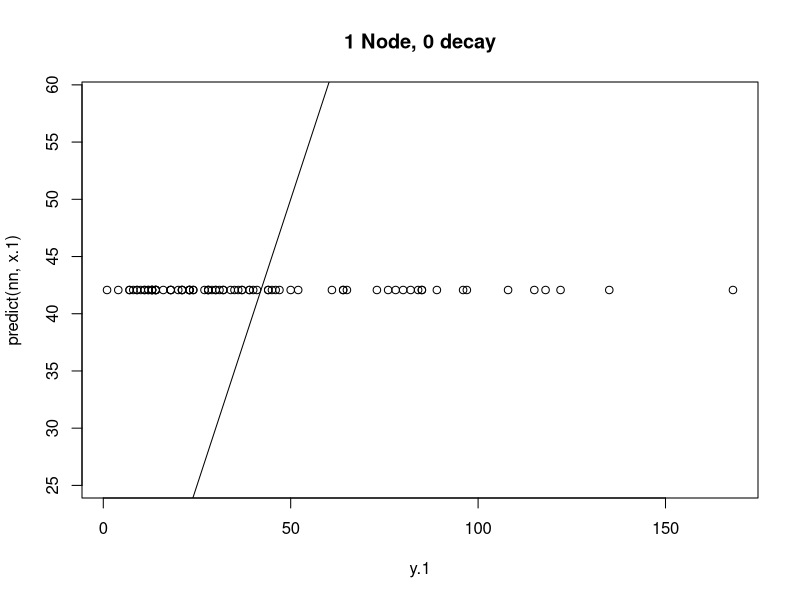
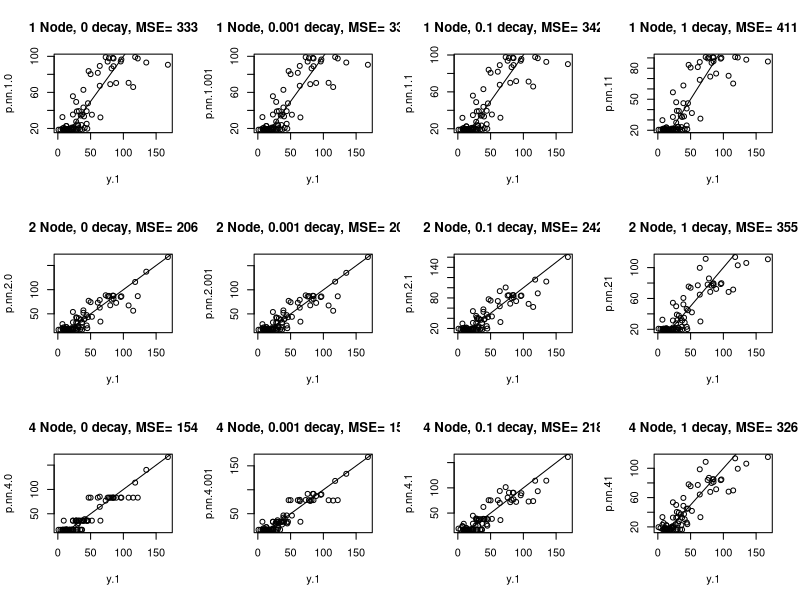
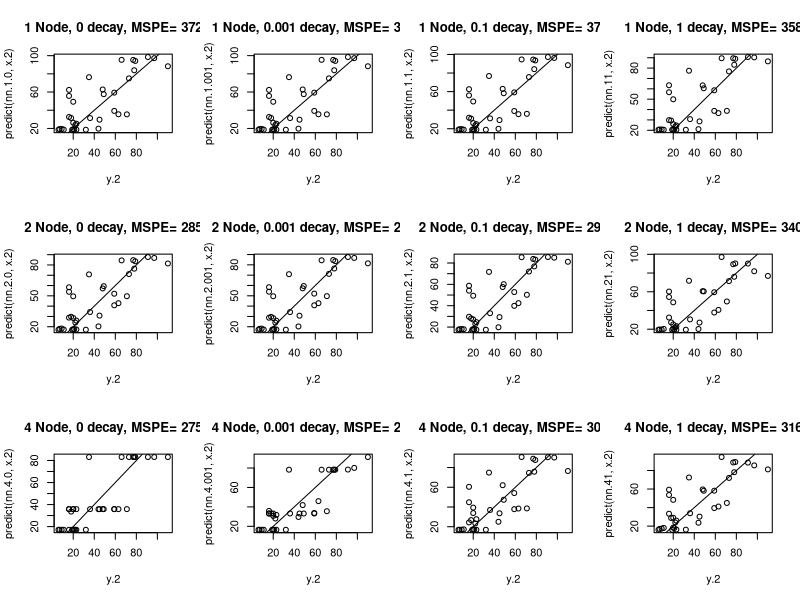
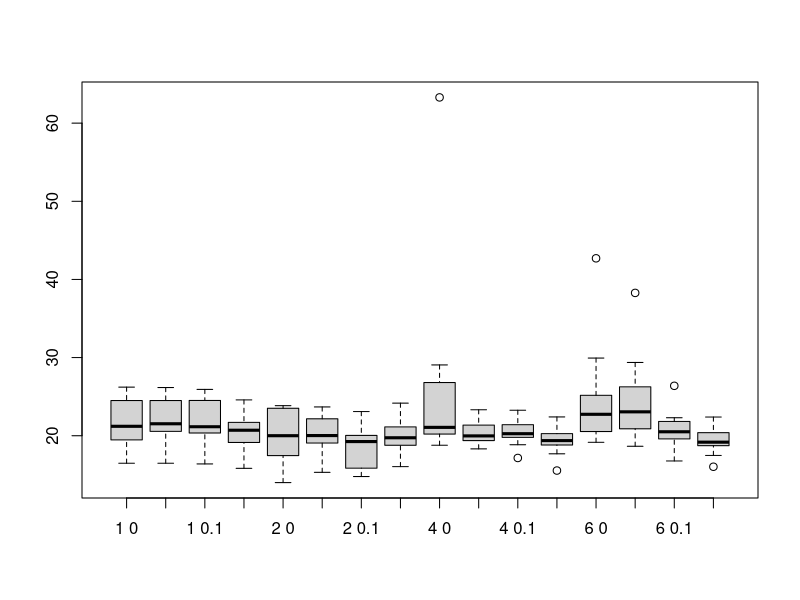
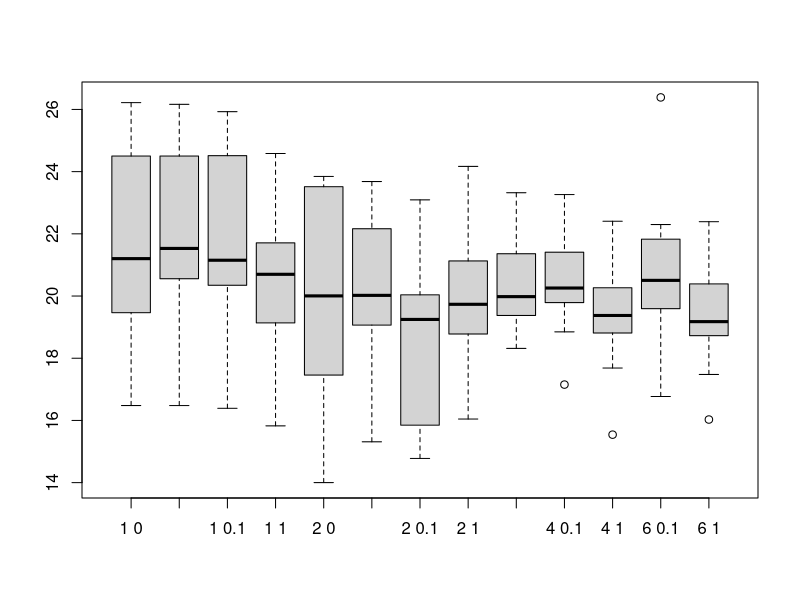
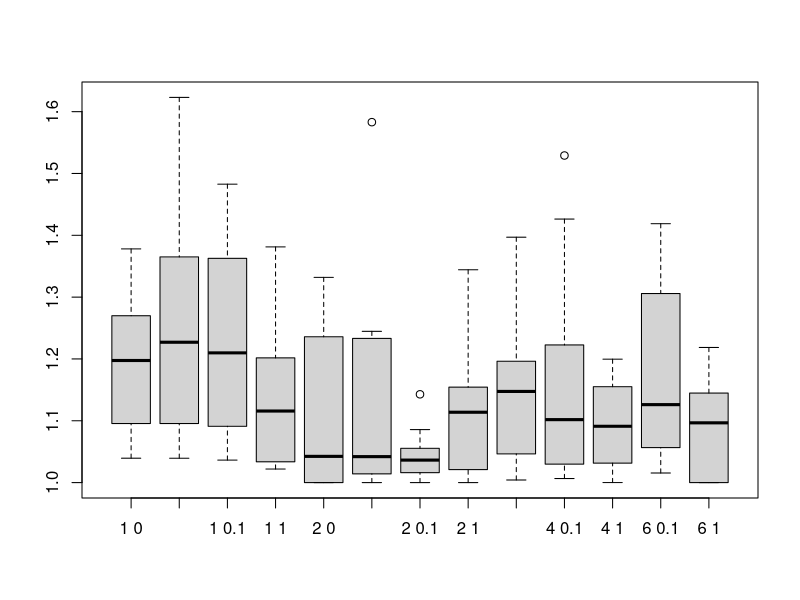
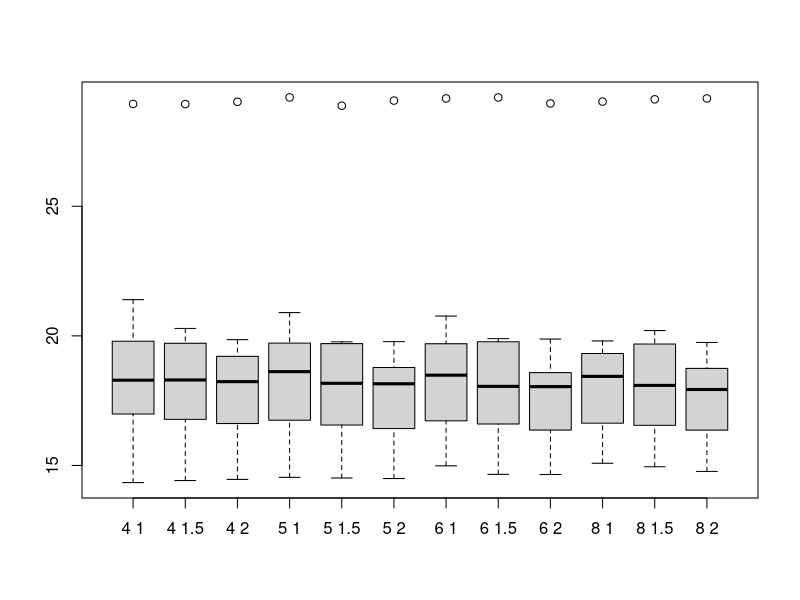
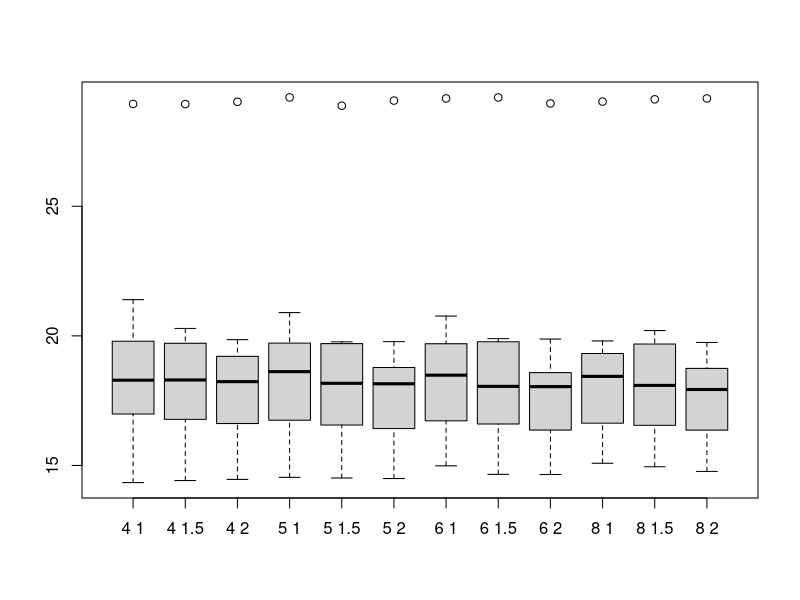

Write the R code that produced these figures, in order.
#Neural nets for Air Quality Data
#  This program is long and complicated.  
#    First, we run one NN.  Explore it several times and 
#      see how much the results can vary from random initial values.
#    Then we run a series of NNs using different tuning parameters.  
#      We run each NN 50 times to make sure that we can capture the best 
#      model that those settings can provide.
#    Last, we create a bootstrap loop that creates data splits with replacement, 
#      cycles through a series of tuning parameters, computes the test error 
#      on the omitted data, and produces box plots of the results.  
#
# nnet() performs better is the training data are scaled to lie between 0 and 1.
#   It gets estimates either way, but they are unreliable on unscaled data
#

library(nnet)

aq <- na.omit(airquality[,c("Ozone","Wind","Temp")])

set.seed(298192001)
# Split on a fixed sample size.  Different 
train <- sample(x=1:nrow(aq), size = .7*nrow(aq), replace = FALSE)
x.1.unscaled <- aq[train, 2:3]
y.1 <- aq[train,1]
x.2.unscaled <- aq[-train, 2:3]
y.2 <- aq[-train,1]

# Function that rescales x1 to x2's min and max
# If applied to itself, produces data scaled to lie within [0,1].

rescale <- function(x1,x2){
  for(col in 1:ncol(x1)){
    a <- min(x2[,col])
    b <- max(x2[,col])
    x1[,col] <- (x1[,col]-a)/(b-a)
  }
  x1
}

x.1 <- rescale(x.1.unscaled, x.1.unscaled)
#Prove that it worked
apply(X=x.1, MARGIN=2, FUN=min)
apply(X=x.1, MARGIN=2, FUN=max)
x.2 <- rescale(x.2.unscaled, x.1.unscaled)
#Prove that it worked, but does not perfectly scale test set
apply(X=x.2, MARGIN=2, FUN=min)
apply(X=x.2, MARGIN=2, FUN=max)

###########################################################################
# First using nnet::nnet.  This function can do regression or classification.
#  Only allows one hidden layer.  
#  For regression, default is loss function RSS, logistic activation functon, 
#     linear output function (MUST SPECIFY "linout=TRUE"), ONE hidden layer, 
#     generate initial weights randomly, NO SHRINKAGE ("weight decay") 
# Recommend shrinkage between .01 and .0001 (Venables and Ripley 2002, Sec 8.10)
###########################################################################

# Single run, try this repeatedly
nn <- nnet(y=y.1, x=x.1, linout=TRUE, size=1, maxit=500)
(MSE <- nn$value/nrow(x.1))
(MSPE <- mean((y.2 - predict(nn, x.2))^2))
#  Show weights: "b" means intercept, "i" is "input variable"
#   "h" is hidden node, and "o" is "output variable"
summary(nn)
plot(x=y.1, y=predict(nn, x.1), main="1 Node, 0 decay")
abline(a=0,b=1)


win.graph(h=12,w=16, pointsize=9)
par(mfrow=c(3,4))
# Run 50 times and select model with best *training error*

### 1 node
MSE.in1.0 <- 9e99
for(i in 1:50){
  nn <- nnet(y=y.1, x=x.1, linout=TRUE, size=1, maxit=500)
  MSE <- nn$value/nrow(x.1)
  if(MSE < MSE.in1.0){ 
    MSE.in1.0 <- MSE
    nn.1.0 <- nn
  }
}
MSE.in1.0
p.nn.1.0 <- predict(nn.1.0, x.1)
MSPE.1.0 <- mean((y.2 - predict(nn.1.0,x.2))^2)
plot(x=y.1, y=p.nn.1.0, main=paste("1 Node, 0 decay, MSE=",round(MSE.in1.0)))
abline(a=0,b=1)

# Add small shrinkage
### 1 node
MSE.in1.001 <- 9e99
for(i in 1:50){
  nn <- nnet(y=y.1, x=x.1, linout=TRUE, size=1, decay=0.001, maxit=500)
  MSE <- nn$value/nrow(x.1)
  if(MSE < MSE.in1.001){ 
    MSE.in1.001 <- MSE
    nn.1.001 <- nn
  }
}
MSE.in1.001
p.nn.1.001 <- predict(nn.1.001, x.1)
MSPE.1.001 <- mean((y.2 - predict(nn.1.001,x.2))^2)
plot(x=y.1, y=p.nn.1.001, main=paste("1 Node, 0.001 decay, MSE=",round(MSE.in1.001)))
abline(a=0,b=1)


# Add larger shrinkage
### 1 node
MSE.in1.1 <- 9e99
for(i in 1:50){
  nn <- nnet(y=y.1, x=x.1, linout=TRUE, size=1, decay=0.1, maxit=500)
  MSE <- nn$value/nrow(x.1)
  if(MSE < MSE.in1.1){ 
    MSE.in1.1 <- MSE
    nn.1.1 <- nn
  }
}
MSE.in1.1
p.nn.1.1 <- predict(nn.1.1, x.1)
MSPE.1.1 <- mean((y.2 - predict(nn.1.1,x.2))^2)
plot(x=y.1, y=p.nn.1.1, main=paste("1 Node, 0.1 decay, MSE=",round(MSE.in1.1)))
abline(a=0,b=1)


# Add large shrinkage
### 1 node
MSE.in11 <- 9e99
for(i in 1:50){
  nn <- nnet(y=y.1, x=x.1, linout=TRUE, size=1, decay=1, maxit=500)
  MSE <- nn$value/nrow(x.1)
  if(MSE < MSE.in11){ 
    MSE.in11 <- MSE
    nn.11 <- nn
  }
}
MSE.in11
p.nn.11 <- predict(nn.11, x.1)
MSPE.11 <- mean((y.2 - predict(nn.11,x.2))^2)
plot(x=y.1, y=p.nn.11, main=paste("1 Node, 1 decay, MSE=",round(MSE.in11)))
abline(a=0,b=1)

### 2 node
MSE.in2.0 <- 9e99
for(i in 1:50){
  nn <- nnet(y=y.1, x=x.1, linout=TRUE, size=2, maxit=500)
  MSE <- nn$value/nrow(x.1)
  if(MSE < MSE.in2.0){ 
    MSE.in2.0 <- MSE
    nn.2.0 <- nn
  }
}
MSE.in2.0
p.nn.2.0 <- predict(nn.2.0, x.1)
MSPE.2.0 <- mean((y.2 - predict(nn.2.0,x.2))^2)
plot(x=y.1, y=p.nn.2.0, main=paste("2 Node, 0 decay, MSE=",round(MSE.in2.0)))
abline(a=0,b=1)

# Add small shrinkage
### 2 node
MSE.in2.001 <- 9e99
for(i in 1:50){
  nn <- nnet(y=y.1, x=x.1, linout=TRUE, size=2, decay=0.001, maxit=500)
  MSE <- nn$value/nrow(x.1)
  if(MSE < MSE.in2.001){ 
    MSE.in2.001 <- MSE
    nn.2.001 <- nn
  }
}
MSE.in2.001
p.nn.2.001 <- predict(nn.2.001, x.1)
MSPE.2.001 <- mean((y.2 - predict(nn.2.001,x.2))^2)
plot(x=y.1, y=p.nn.2.001, main=paste("2 Node, 0.001 decay, MSE=",round(MSE.in2.001)))
abline(a=0,b=1)


# Add larger shrinkage
### 2 node
MSE.in2.1 <- 9e99
for(i in 1:50){
  nn <- nnet(y=y.1, x=x.1, linout=TRUE, size=2, decay=0.1, maxit=500)
  MSE <- nn$value/nrow(x.1)
  if(MSE < MSE.in2.1){ 
    MSE.in2.1 <- MSE
    nn.2.1 <- nn
  }
}
MSE.in2.1
p.nn.2.1 <- predict(nn.2.1, x.1)
MSPE.2.1 <- mean((y.2 - predict(nn.2.1,x.2))^2)
plot(x=y.1, y=p.nn.2.1, main=paste("2 Node, 0.1 decay, MSE=",round(MSE.in2.1)))
abline(a=0,b=1)


# Add large shrinkage
### 2 node
MSE.in21 <- 9e99
for(i in 1:50){
  nn <- nnet(y=y.1, x=x.1, linout=TRUE, size=2, decay=1, maxit=500)
  MSE <- nn$value/nrow(x.1)
  if(MSE < MSE.in21){ 
    MSE.in21 <- MSE
    nn.21 <- nn
  }
}
MSE.in21
p.nn.21 <- predict(nn.21, x.1)
MSPE.21 <- mean((y.2 - predict(nn.21,x.2))^2)
plot(x=y.1, y=p.nn.21, main=paste("2 Node, 1 decay, MSE=",round(MSE.in21)))
abline(a=0,b=1)

### 4 node
MSE.in4.0 <- 9e99
for(i in 1:50){
  nn <- nnet(y=y.1, x=x.1, linout=TRUE, size=4, maxit=500)
  MSE <- nn$value/nrow(x.1)
  if(MSE < MSE.in4.0){ 
    MSE.in4.0 <- MSE
    nn.4.0 <- nn
  }
}
MSE.in4.0
p.nn.4.0 <- predict(nn.4.0, x.1)
MSPE.4.0 <- mean((y.2 - predict(nn.4.0,x.2))^2)
plot(x=y.1, y=p.nn.4.0, main=paste("4 Node, 0 decay, MSE=",round(MSE.in4.0)))
abline(a=0,b=1)

# Add small shrinkage
### 4 node
MSE.in4.001 <- 9e99
for(i in 1:50){
  nn <- nnet(y=y.1, x=x.1, linout=TRUE, size=4, decay=0.001, maxit=500)
  MSE <- nn$value/nrow(x.1)
  if(MSE < MSE.in4.001){ 
    MSE.in4.001 <- MSE
    nn.4.001 <- nn

  }
}
MSE.in4.001
p.nn.4.001 <- predict(nn.4.001, x.1)
MSPE.4.001 <- mean((y.2 - predict(nn.4.001,x.2))^2)
plot(x=y.1, y=p.nn.4.001, main=paste("4 Node, 0.001 decay, MSE=",round(MSE.in4.001)))
abline(a=0,b=1)


# Add larger shrinkage
### 4 node
MSE.in4.1 <- 9e99
for(i in 1:50){
  nn <- nnet(y=y.1, x=x.1, linout=TRUE, size=4, decay=0.1, maxit=500)
  MSE <- nn$value/nrow(x.1)
  if(MSE < MSE.in4.1){ 
    MSE.in4.1 <- MSE
    nn.4.1 <- nn
  }
}
MSE.in4.1
p.nn.4.1 <- predict(nn.4.1, x.1)
MSPE.4.1 <- mean((y.2 - predict(nn.4.1,x.2))^2)
plot(x=y.1, y=p.nn.4.1, main=paste("4 Node, 0.1 decay, MSE=",round(MSE.in4.1)))
abline(a=0,b=1)


# Add large shrinkage
### 4 node
MSE.in41 <- 9e99
for(i in 1:50){
  nn <- nnet(y=y.1, x=x.1, linout=TRUE, size=4, decay=1, maxit=500)
  MSE <- nn$value/nrow(x.1)
  if(MSE < MSE.in41){ 
    MSE.in41 <- MSE
    nn.41 <- nn
  }
}
MSE.in41
p.nn.41 <- predict(nn.41, x.1)
MSPE.41 <- mean((y.2 - predict(nn.41,x.2))^2)
plot(x=y.1, y=p.nn.41, main=paste("4 Node, 1 decay, MSE=",round(MSE.in41)))
abline(a=0,b=1)

# MSPE Plot
win.graph(h=12,w=16, pointsize=9)
par(mfrow=c(3,4))


plot(x=y.2, y=predict(nn.1.0,x.2), main=paste("1 Node, 0 decay, MSPE=",round(MSPE.1.0)))
abline(a=0,b=1)
plot(x=y.2, y=predict(nn.1.001,x.2), main=paste("1 Node, 0.001 decay, MSPE=",round(MSPE.1.001)))
abline(a=0,b=1)
plot(x=y.2, y=predict(nn.1.1,x.2), main=paste("1 Node, 0.1 decay, MSPE=",round(MSPE.1.1)))
abline(a=0,b=1)
plot(x=y.2, y=predict(nn.11,x.2), main=paste("1 Node, 1 decay, MSPE=",round(MSPE.11)))
abline(a=0,b=1)
plot(x=y.2, y=predict(nn.2.0,x.2), main=paste("2 Node, 0 decay, MSPE=",round(MSPE.2.0)))
abline(a=0,b=1)
plot(x=y.2, y=predict(nn.2.001,x.2), main=paste("2 Node, 0.001 decay, MSPE=",round(MSPE.2.001)))
abline(a=0,b=1)
plot(x=y.2, y=predict(nn.2.1,x.2), main=paste("2 Node, 0.1 decay, MSPE=",round(MSPE.2.1)))
abline(a=0,b=1)
plot(x=y.2, y=predict(nn.21,x.2), main=paste("2 Node, 1 decay, MSPE=",round(MSPE.21)))
abline(a=0,b=1)
plot(x=y.2, y=predict(nn.4.0,x.2), main=paste("4 Node, 0 decay, MSPE=",round(MSPE.4.0)))
abline(a=0,b=1)
plot(x=y.2, y=predict(nn.4.001,x.2), main=paste("4 Node, 0.001 decay, MSPE=",round(MSPE.4.001)))
abline(a=0,b=1)
plot(x=y.2, y=predict(nn.4.1,x.2), main=paste("4 Node, 0.1 decay, MSPE=",round(MSPE.4.1)))
abline(a=0,b=1)
plot(x=y.2, y=predict(nn.41,x.2), main=paste("4 Node, 1 decay, MSPE=",round(MSPE.41)))
abline(a=0,b=1)


##################################################
# uSING BOOTSTRAP TO SELECT TUNING PARAMETERS
###################################################

set.seed(41891019)
reps=10 # Boot Reps, Feel free to increase this to tolerable value
nets=20 # Number of nnets per setting.  Could reduce to just a few
siz <- c(1,2,4,6)
dec <- c(0,0.001,0.1,1)
# Set up matrices to hold results. First two columns are parameter values.
#  Each column after that is a rep.
MSPR <- matrix(NA, nrow=length(siz)*length(dec), ncol=reps+2)
MSE <- matrix(NA, nrow=length(siz)*length(dec), ncol=reps+2)

# Start data resampling loop
for(r in 1:reps){
  resamp <- sample.int(n=nrow(aq), size=nrow(aq), replace=TRUE)
  x.1 <- aq[resamp,2:3]
  xr <- rescale(x.1,x.1)
  yr <- aq[resamp,1]
  x.2 <- aq[-unique(resamp),2:3]
  xp <- rescale(x.2, x.1)
  yp <- aq[-unique(resamp),1]
  # Set counter for storage of results
  qq <- 1
  # Cycle over all parameter values
  for(s in siz){
    for(d in dec){
      MSPR[qq,1:2] <- c(s,d)
      MSE[qq,1:2] <- c(s,d)
      # Run nnet and get MSPE and MSE from run
      MSEmin <- 9e99
      for(i in 1:nets){
        nn <- nnet(y=yr, x=xr, linout=TRUE, size=s, decay=d, maxit=500, trace=FALSE)
        MS <- nn$value/nrow(xr)
        if(MS < MSEmin){ 
          MSEmin <- MS
          p.min <-predict(nn, newdata=xp)
        }
      }
      # Save results in new column of matrix
      MSPR[qq, r+2] <- mean((yp - p.min)^2)
      MSE[qq, r+2] <- MSEmin
      # Increment counter for next row
      qq <- qq + 1
    }
  }
}

# Compute mean, minimum, and maximum
(MSPR.mean <- cbind(MSPR[,1:2], apply(X=MSPR[,-c(1,2)], MARGIN=1, FUN=mean)))
(MSPR.min <- cbind(MSPR[,1:2], apply(X=MSPR[,-c(1,2)], MARGIN=1, FUN=min)))
(MSPR.max <- cbind(MSPR[,1:2], apply(X=MSPR[,-c(1,2)], MARGIN=1, FUN=max)))
(MSE.mean <- cbind(MSE[,1:2], apply(X=MSE[,-c(1,2)], MARGIN=1, FUN=mean)))
(MSE.min <- cbind(MSE[,1:2], apply(X=MSE[,-c(1,2)], MARGIN=1, FUN=min)))
(MSE.max <- cbind(MSE[,1:2], apply(X=MSE[,-c(1,2)], MARGIN=1, FUN=max)))

# Plot results. 
siz.dec <- paste(MSPR[,1],MSPR[,2])
x11(pointsize=6)
boxplot.matrix(x=sqrt(MSPR[,-c(1,2)]), use.cols=FALSE, names=siz.dec)

# The first plot has some extreme results in it, and we really only care about the lower ones, 
#    so eliminate extremes. 
x11(pointsize=6)
boxplot.matrix(x=sqrt(MSPR[which(MSPR.max[,3]<1000),-c(1,2)]), use.cols=FALSE, names=siz.dec[which(MSPR.max[,3]<1000)])

# Make plot relative to best
best <- apply(X=MSPR[,-c(1,2)], MARGIN=2, FUN=min)
x11(pointsize=6)
boxplot.matrix(x=sqrt(t(t(MSPR[which(MSPR.max[,3]<1000),-c(1:2)])/best)), use.cols=FALSE, names=siz.dec[which(MSPR.max[,3]<1000)])


# Best results are at boundary, so try some more values
siz <- c(4,5,6,8)
dec <- c(1,1.5,2)
# Set up matrices to hold results. First two columns are parameter values.
#  Each column after that is a rep.
MSPR2 <- matrix(NA, nrow=length(siz)*length(dec), ncol=reps+2)
MSE2 <- matrix(NA, nrow=length(siz)*length(dec), ncol=reps+2)

# Start data resampling loop
for(r in 1:reps){
  resamp <- sample.int(n=nrow(aq), size=nrow(aq), replace=TRUE)
  x.1 <- aq[resamp,2:3]
  xr <- rescale(x.1,x.1)
  yr <- aq[resamp,1]
  x.2 <- aq[-unique(resamp),2:3]
  xp <- rescale(x.2, x.1)
  yp <- aq[-unique(resamp),1]
  # Set counter for storage of results
  qq <- 1
  # Cycle over all parameter values
  for(s in siz){
    for(d in dec){
      MSPR2[qq,1:2] <- c(s,d)
      MSE2[qq,1:2] <- c(s,d)
      # Run nnet and get MSPE and MSE from run
      MSEmin <- 9e99
      for(i in 1:50){
        nn <- nnet(y=yr, x=xr, linout=TRUE, size=s, decay=d, maxit=500, trace=FALSE)
        MS <- nn$value/nrow(xr)
        if(MS < MSEmin){ 
          MSEmin <- MS
          p.min <-predict(nn, newdata=xp)
        }
      }
      # Save results in new column of matrix
      MSPR2[qq, r+2] <- mean((yp - p.min)^2)
      MSE2[qq, r+2] <- MSEmin
      # Increment counter for next row
      qq <- qq + 1
    }
  }
}

# Compute mean, minimum, and maximum
(MSPR2.mean <- cbind(MSPR2[,1:2], apply(X=MSPR2[,-c(1,2)], MARGIN=1, FUN=mean)))
(MSPR2.min <- cbind(MSPR2[,1:2], apply(X=MSPR2[,-c(1,2)], MARGIN=1, FUN=min)))
(MSPR2.max <- cbind(MSPR2[,1:2], apply(X=MSPR2[,-c(1,2)], MARGIN=1, FUN=max)))
(MSE2.mean <- cbind(MSE2[,1:2], apply(X=MSE2[,-c(1,2)], MARGIN=1, FUN=mean)))
(MSE2.min <- cbind(MSE2[,1:2], apply(X=MSE2[,-c(1,2)], MARGIN=1, FUN=min)))
(MSE2.max <- cbind(MSE2[,1:2], apply(X=MSE2[,-c(1,2)], MARGIN=1, FUN=max)))

# Plot results. 
siz.dec <- paste(MSPR2[,1],MSPR2[,2])
x11(pointsize=6)
boxplot.matrix(x=sqrt(MSPR2[,-c(1,2)]), use.cols=FALSE, names=siz.dec)

# The first plot has some extreme results in it, and we really only care about the lower ones, 
#    so eliminate extremes. 
x11(pointsize=6)
boxplot.matrix(x=sqrt(MSPR2[which(MSPR2.max[,3]<1000),-c(1,2)]), use.cols=FALSE, names=siz.dec[which(MSPR2.max[,3]<1000)])

# Make plot relative to best
best <- apply(X=MSPR2[,-c(1,2)], MARGIN=2, FUN=min)
x11(pointsize=6)
boxplot.matrix(x=sqrt(t(t(MSPR2[,-c(1:2)])/best)), use.cols=FALSE, names=siz.dec)
